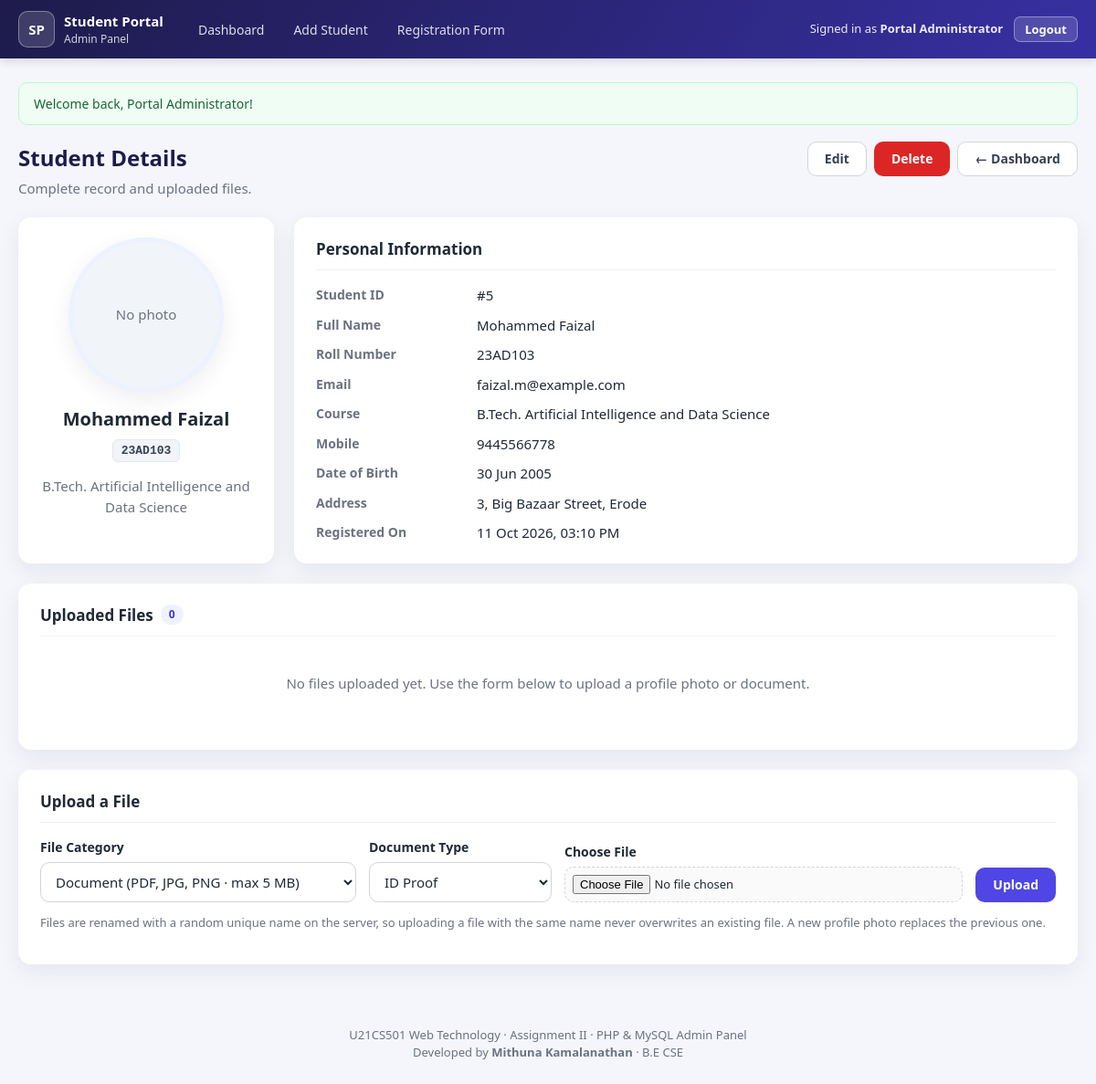
The page /Question2_PHP/view_student.php?id=5 (signed in) on the database its author committed.
### tables this page shows
CREATE TABLE students (
    id             INT          NOT NULL AUTO_INCREMENT,
    name           VARCHAR(100) NOT NULL,
    roll_number    VARCHAR(20)  NOT NULL,
    email          VARCHAR(150) NOT NULL,
    course         VARCHAR(100) NOT NULL,
    phone          VARCHAR(15)  NULL,
    date_of_birth  DATE         NULL,
    address        VARCHAR(255) NULL,
    password_hash  VARCHAR(255) NULL,    
    created_at     TIMESTAMP    NOT NULL DEFAULT CURRENT_TIMESTAMP,
    updated_at     TIMESTAMP    NOT NULL DEFAULT CURRENT_TIMESTAMP
                                ON UPDATE CURRENT_TIMESTAMP,
    PRIMARY KEY (id),
    CONSTRAINT uq_students_roll  UNIQUE (roll_number),
    CONSTRAINT uq_students_email UNIQUE (email),
    INDEX idx_students_course (course),
    INDEX idx_students_name (name)
);

### Question2_PHP/includes/functions.php (called while the page is built, shortened)
<?php
function e(?string $value): string
{
    return htmlspecialchars((string) $value, ENT_QUOTES | ENT_SUBSTITUTE, 'UTF-8');
}
function get_id_param(string $name = 'id', int $source = INPUT_GET): ?int
{
    $id = filter_input($source, $name, FILTER_VALIDATE_INT, ['options' => ['min_range' => 1]]);
    return is_int($id) ? $id : null;
}
function find_student(int $id): ?array
{
    $stmt = db()->prepare('SELECT * FROM students WHERE id = :id');
    $stmt->execute([':id' => $id]);
    $student = $stmt->fetch();
    return $student ?: null;
}

### Question2_PHP/config/database.php (called while the page is built, shortened)
<?php
function db(): PDO
{
    static $pdo = null;
    if ($pdo === null) {
        $dsn = sprintf('mysql:host=%s;port=%s;dbname=%s;charset=utf8mb4', DB_HOST, DB_PORT, DB_NAME);
        try {
            $pdo = new PDO($dsn, DB_USER, DB_PASS, [
                PDO::ATTR_ERRMODE            => PDO::ERRMODE_EXCEPTION,
                PDO::ATTR_DEFAULT_FETCH_MODE => PDO::FETCH_ASSOC,
                PDO::ATTR_EMULATE_PREPARES   => false,
            ]);
        } catch (PDOException $e) {
            error_log('Database connection failed: ' . $e->getMessage());
            render_error_page(
                'Database connection failed',
                'The application could not connect to the MySQL database. Please make sure MySQL is running '
                . 'and the settings in config/database.php are correct.',
                500
            );
        }
    }
    return $pdo;
}

### Question2_PHP/view_student.php (the view, shortened to what this page needs)
<?php
require_once __DIR__ . '/includes/auth.php';
$studentId = get_id_param('id');
try {
    $student = find_student($studentId);
    $stmt = db()->prepare(
        'SELECT id, file_category, document_label, original_name, file_type, file_size, upload_date
         FROM student_files WHERE student_id = :sid
         ORDER BY file_category DESC, upload_date DESC, id DESC'
    );
    $stmt->execute([':sid' => $studentId]);
    $files = $stmt->fetchAll();
} catch (PDOException $e) {
    error_log('View student failed: ' . $e->getMessage());
    render_error_page('Database error', 'The student details could not be loaded.');
}
$photo = null;
require __DIR__ . '/includes/header.php';
?>
<div class="page-header">
    <div>
        <h1>Student Details</h1>
        <p class="muted">Complete record and uploaded files.</p>
    </div>
    <div class="button-group">
        <a href="edit_student.php?id=<?= $studentId ?>" class="btn btn-secondary">Edit</a>
        <a href="delete_student.php?id=<?= $studentId ?>" class="btn btn-danger">Delete</a>
        <a href="dashboard.php" class="btn btn-secondary">&larr; Dashboard</a>
    </div>
</div>
<div class="profile-layout">
    <section class="card profile-card">
        <?php if ($photo): ?>
            <img class="profile-photo" src="view_file.php?id=<?= (int) $photo['id'] ?>"
                 alt="Profile photo of <?= e($student['name']) ?>">
        <?php else: ?>
            <div class="profile-photo placeholder">No photo</div>
        <?php endif; ?>
        <h2><?= e($student['name']) ?></h2>
        <span class="badge"><?= e($student['roll_number']) ?></span>
        <p class="muted"><?= e($student['course']) ?></p>
    </section>
    <section class="card">
        <h2 class="section-title">Personal Information</h2>
        <dl class="detail-list">
            <dt>Student ID</dt>     <dd>#<?= (int) $student['id'] ?></dd>
            <dt>Full Name</dt>      <dd><?= e($student['name']) ?></dd>
            <dt>Roll Number</dt>    <dd><?= e($student['roll_number']) ?></dd>
            <dt>Email</dt>          <dd><?= e($student['email']) ?></dd>
            <dt>Course</dt>         <dd><?= e($student['course']) ?></dd>
            <dt>Mobile</dt>         <dd><?= e($student['phone'] ?? '—') ?: '—' ?></dd>
            <dt>Date of Birth</dt>  <dd><?= $student['date_of_birth'] ? e(date('d M Y', strtotime($student['date_of_birth']))) : '—' ?></dd>
            <dt>Address</dt>        <dd><?= e($student['address'] ?? '') ?: '—' ?></dd>
            <dt>Registered On</dt>  <dd><?= e(date('d M Y, h:i A', strtotime($student['created_at']))) ?></dd>
        </dl>
    </section>
</div>
<section class="card">
    <h2 class="section-title">Uploaded Files <span class="count-pill"><?= count($files) ?></span></h2>
    <?php if (!$files): ?>
        <p class="empty">No files uploaded yet. Use the form below to upload a profile photo or document.</p>
    <?php endif; ?>
</section>
<section class="card" id="upload">
    <h2 class="section-title">Upload a File</h2>
    <form method="post" action="upload_file.php" enctype="multipart/form-data" class="upload-form">
        <div class="form-group">
            <label for="category">File Category</label>
            <select id="category" name="category" required>
                <option value="document" selected>Document (PDF, JPG, PNG · max 5 MB)</option>
            </select>
        </div>
        <div class="form-group">
            <label for="document_label">Document Type</label>
            <select id="document_label" name="document_label">
                <?php foreach (DOCUMENT_LABELS as $label): ?>
                    <option value="<?= e($label) ?>"><?= e($label) ?></option>
                <?php endforeach; ?>
            </select>
        </div>
        <div class="form-group grow">
            <label for="file">Choose File</label>
            <input type="file" id="file" name="file" required accept=".pdf,.jpg,.jpeg,.png,.webp">
        </div>
        <button type="submit" class="btn btn-primary">Upload</button>
    </form>
    <p class="muted small">Files are renamed with a random unique name on the server, so uploading a file with the
        same name never overwrites an existing file. A new profile photo replaces the previous one.</p>
</section>
<?php require __DIR__ . '/includes/footer.php'; ?>

### Question2_PHP/css/admin.css (style rules this page uses)
:root { --primary: #4f46e5; --primary-dark: #4338ca; --primary-light: #eef2ff; --header-from: #1e1b4b; --header-to: #3730a3; --bg: #f4f6fb; --surface: #ffffff; --text: #1f2937; --muted: #6b7280; --border: #d1d5db; --row-border: #eef0f4; --danger: #dc2626; --danger-bg: #fef2f2; --success: #16a34a; --success-bg: #f0fdf4; --info: #0284c7; --radius: 10px; --shadow: 0 8px 24px rgba(30, 27, 75, 0.07); }
* { box-sizing: border-box; }
body { margin: 0; font-family: "Segoe UI", Roboto, "Helvetica Neue", Arial, sans-serif; font-size: 15px; line-height: 1.5; color: var(--text); background: var(--bg); }
a { color: var(--primary); }
.muted { color: var(--muted); }
.small { font-size: 13px; }
.page-header { display: flex; justify-content: space-between; align-items: flex-start; gap: 16px; margin-bottom: 20px; flex-wrap: wrap; }
.page-header h1 { margin: 0; font-size: 24px; color: var(--header-from); }
.page-header p { margin: 4px 0 0; }
.button-group { display: flex; gap: 8px; flex-wrap: wrap; }
.card { background: var(--surface); border-radius: 14px; box-shadow: var(--shadow); padding: 22px 24px; margin-bottom: 22px; }
.section-title { font-size: 17px; margin: 0 0 16px; padding-bottom: 10px; border-bottom: 1px solid var(--row-border); display: flex; align-items: center; gap: 8px; }
.count-pill { background: var(--primary-light); color: var(--primary-dark); font-size: 12px; padding: 2px 9px; border-radius: 99px; }
.empty { text-align: center; color: var(--muted); padding: 24px; }
.badge { display: inline-block; background: #f1f5f9; border: 1px solid #e2e8f0; color: #334155; padding: 2px 9px; border-radius: 6px; font-size: 13px; font-weight: 600; font-family: Consolas, "Courier New", monospace; }
.form-group { display: flex; flex-direction: column; margin-bottom: 12px; }
.form-group.grow { flex-grow: 1; }
label { font-weight: 600; font-size: 14px; margin-bottom: 6px; }
input[type="text"], input[type="email"], input[type="tel"], input[type="password"], input[type="date"], input[type="search"], select, textarea { width: 100%; padding: 10px 12px; font: inherit; color: var(--text); background: #fff; border: 1.5px solid var(--border); border-radius: var(--radius); }
input[type="file"] { font: inherit; font-size: 13px; padding: 8px; border: 1.5px dashed var(--border); border-radius: var(--radius); background: #fafafa; width: 100%; }
.upload-form { display: flex; gap: 14px; align-items: flex-end; flex-wrap: wrap; }
.upload-form .form-group { margin-bottom: 0; min-width: 200px; }
.btn { display: inline-block; padding: 9px 18px; border-radius: var(--radius); border: 1.5px solid transparent; font: inherit; font-weight: 600; font-size: 14px; text-decoration: none; cursor: pointer; line-height: 1.3; transition: background 0.15s; }
.btn-primary { background: var(--primary); color: #fff; }
.btn-secondary { background: #fff; color: #374151; border-color: var(--border); }
.btn-danger { background: var(--danger); color: #fff; }
.profile-layout { display: grid; grid-template-columns: 280px 1fr; gap: 22px; }
.profile-card { text-align: center; }
.profile-card h2 { margin: 14px 0 6px; font-size: 20px; }
.profile-photo { width: 170px; height: 170px; border-radius: 50%; object-fit: cover; border: 5px solid var(--primary-light); box-shadow: var(--shadow); }
.profile-photo.placeholder { display: inline-grid; place-items: center; background: #f1f5f9; color: var(--muted); }
.detail-list { display: grid; grid-template-columns: 160px 1fr; gap: 10px 16px; margin: 0; }
.detail-list dt { color: var(--muted); font-weight: 600; font-size: 14px; }
.detail-list dd { margin: 0; }

### rows shown on the page
students: name "Mohammed Faizal", roll_number "23AD103", course "B.Tech. Artificial Intelligence and Data Science", id "5", email "faizal.m@example.com", phone "9445566778", date_of_birth "30 Jun 2005", address "3, Big Bazaar Street, Erode", created_at "11 Oct 2026, 03:10 PM"

### other values the page prints
$_SESSION['admin_name'] "Portal Administrator"
$flash['message'] "Welcome back, Portal Administrator!"
count($files) "0"
form field document_label "ID Proof"
